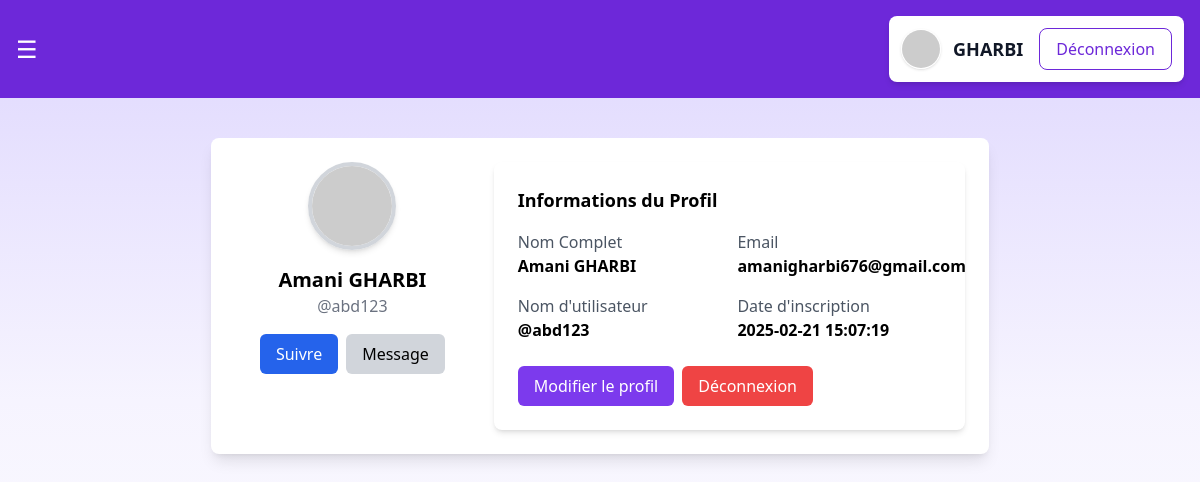
Screenshot of /views/profile.php (signed in) with the database file from the repository.
### tables this page shows
CREATE TABLE IF NOT EXISTS `utilisateurs` (
  `id` int NOT NULL AUTO_INCREMENT,
  `prenom` varchar(50) NOT NULL,
  `nom` varchar(50) NOT NULL,
  `nom_utilisateur` varchar(50) NOT NULL,
  `email` varchar(100) NOT NULL,
  `mot_de_passe` varchar(255) NOT NULL,
  `code_confirmation` varchar(255) DEFAULT NULL,
  `est_confirme` tinyint(1) DEFAULT '0',
  `code_reinitialisation` varchar(255) DEFAULT NULL,
  `expiration_code_reinitialisation` timestamp NULL DEFAULT NULL,
  `est_reinitialise` tinyint(1) DEFAULT '0',
  `cree_le` timestamp NOT NULL DEFAULT CURRENT_TIMESTAMP,
  `mis_a_jour_le` timestamp NOT NULL DEFAULT CURRENT_TIMESTAMP ON UPDATE CURRENT_TIMESTAMP,
  PRIMARY KEY (`id`)
);

### bdd/Database.php (called while the page is built, shortened)
<?php
class Database
{
    public function __construct()
    {
        $dotenv = Dotenv::createImmutable(__DIR__ . '/..');
        $this->host = $_ENV['DB_HOST'] ?? 'localhost';
        $this->dbname = $_ENV['DB_NAME'] ?? 'qcm_platform';
        $this->username = $_ENV['DB_USERNAME'] ?? 'root';
        $this->password = $_ENV['DB_PASSWORD'] ?? '';
        try {
            $this->conn = new PDO(
                "mysql:host=$this->host;dbname=$this->dbname;charset=utf8mb4",
                $this->username,
                $this->password,
                [PDO::ATTR_ERRMODE => PDO::ERRMODE_EXCEPTION]
            );
        } catch (PDOException $e) {
            die("Erreur de connexion à la base de données : " . $e->getMessage());
        }
    }
}

### controllers/AuthController.php (called while the page is built, shortened)
<?php
require_once '../models/User.php';
class AuthController
{
    private $userModel;
    public function __construct()
    {
        $this->userModel = new User();
    }
    public function getUserProfile($user_id)
    {
        return $this->userModel->getUserById($user_id);
    }
}

### models/User.php (called while the page is built, shortened)
<?php
require_once __DIR__ . '/../bdd/Database.php';
class User
{
    private $db;
    public function __construct()
    {
        $this->db = (new Database())->conn;
    }
    public function getUserById($user_id)
    {
        $sql = "SELECT * FROM utilisateurs WHERE id = :user_id";
        $stmt = $this->db->prepare($sql);
        $stmt->execute(['user_id' => $user_id]);
        return $stmt->fetch(PDO::FETCH_ASSOC);
    }
}

### views/profile.php (the view, shortened to what this page needs)
<?php
require_once '../controllers/AuthController.php';
$authController = new AuthController();
$user = $authController->getUserProfile($_SESSION['user_id']);
?>
<!DOCTYPE html>
<html lang="fr">
<head>
    <script src="https://cdn.tailwindcss.com"></script>
</head>
<body>
    <nav class="bg-violet-700 p-4 flex justify-between items-center w-full">
        <button onclick="openMenu()" class="text-white text-2xl">&#9776;</button>
        <?php if (isset($_SESSION['nom'])): ?>
            <div class="flex items-center space-x-4 p-3 rounded-lg shadow-md bg-white">
                <div class="flex items-center space-x-3">
                    <img src="https://ui-avatars.com/api/?name=<?= urlencode($_SESSION['nom']); ?>&background=6B46C1&color=fff&size=40"
                        alt="Avatar" class="w-10 h-10 rounded-full border border-white shadow">
                    <span class="text-gray-900 font-bold text-lg"><?= htmlspecialchars($_SESSION['nom']); ?></span>
                </div>
                <a href="../controllers/logout.php" class="bg-white text-violet-700 px-4 py-2 rounded-lg border border-violet-700 hover:bg-violet-100 transition font-medium">
                    Déconnexion
                </a>
            </div>
        <?php endif; ?>
    </nav>
    <div class="max-w-5xl mx-auto mt-10">
        <div class="bg-white shadow-lg rounded-lg p-6 flex gap-6">
            <div class="w-1/3 flex flex-col items-center">
                <img src="https://ui-avatars.com/api/?name=<?= urlencode($user['nom'] . ' ' . $user['prenom']); ?>&background=6B46C1&color=fff&size=150"
                    alt="Avatar" class="rounded-full border-4 border-gray-300 shadow-md">
                <h2 class="text-xl font-bold mt-4"><?= htmlspecialchars($user['prenom'] . ' ' . $user['nom']); ?></h2>
                <p class="text-gray-500">@<?= htmlspecialchars($user['nom_utilisateur']); ?></p>
                <div class="mt-4 flex space-x-2">
                    <button class="bg-blue-600 text-white px-4 py-2 rounded-md hover:bg-blue-700">Suivre</button>
                    <button class="bg-gray-300 px-4 py-2 rounded-md hover:bg-gray-400">Message</button>
                </div>
            </div>
            <div class="w-2/3 bg-white p-6 rounded-lg shadow-md">
                <h3 class="text-lg font-semibold mb-4">Informations du Profil</h3>
                <div class="grid grid-cols-2 gap-4">
                    <div>
                        <p class="text-gray-600">Nom Complet</p>
                        <p class="font-semibold"><?= htmlspecialchars($user['prenom'] . ' ' . $user['nom']); ?></p>
                    </div>
                    <div>
                        <p class="text-gray-600">Email</p>
                        <p class="font-semibold"><?= htmlspecialchars($user['email']); ?></p>
                    </div>
                    <div>
                        <p class="text-gray-600">Nom d'utilisateur</p>
                        <p class="font-semibold">@<?= htmlspecialchars($user['nom_utilisateur']); ?></p>
                    </div>
                    <div>
                        <p class="text-gray-600">Date d'inscription</p>
                        <p class="font-semibold"><?= isset($user['cree_le']) ? htmlspecialchars($user['cree_le']) : 'Non disponible'; ?></p>
                    </div>
                </div>
                <div class="mt-6 flex space-x-2">
                    <a href="edit_profile.php" class="bg-violet-600 text-white px-4 py-2 rounded-md hover:bg-violet-700">
                        Modifier le profil
                    </a>
                    <a href="../controllers/logout.php" class="bg-red-500 text-white px-4 py-2 rounded-md hover:bg-red-600">
                        Déconnexion
                    </a>
                </div>
            </div>
        </div>
    </div>
</body>
</html>

### views/profile.php (style rules this page uses)
body { background: linear-gradient(to bottom, rgba(195, 181, 253, 0.55), rgba(237, 233, 254, 0.5), rgba(255, 255, 255, 1)); min-height: 100vh; display: flex; flex-direction: column; align-items: center; }

### rows the page displays
utilisateurs: prenom+nom "Amani GHARBI", nom_utilisateur "abd123", email "amanigharbi676@gmail.com", cree_le "2025-02-21 15:07:19"

### other values shown
$_SESSION['nom'] "GHARBI"
